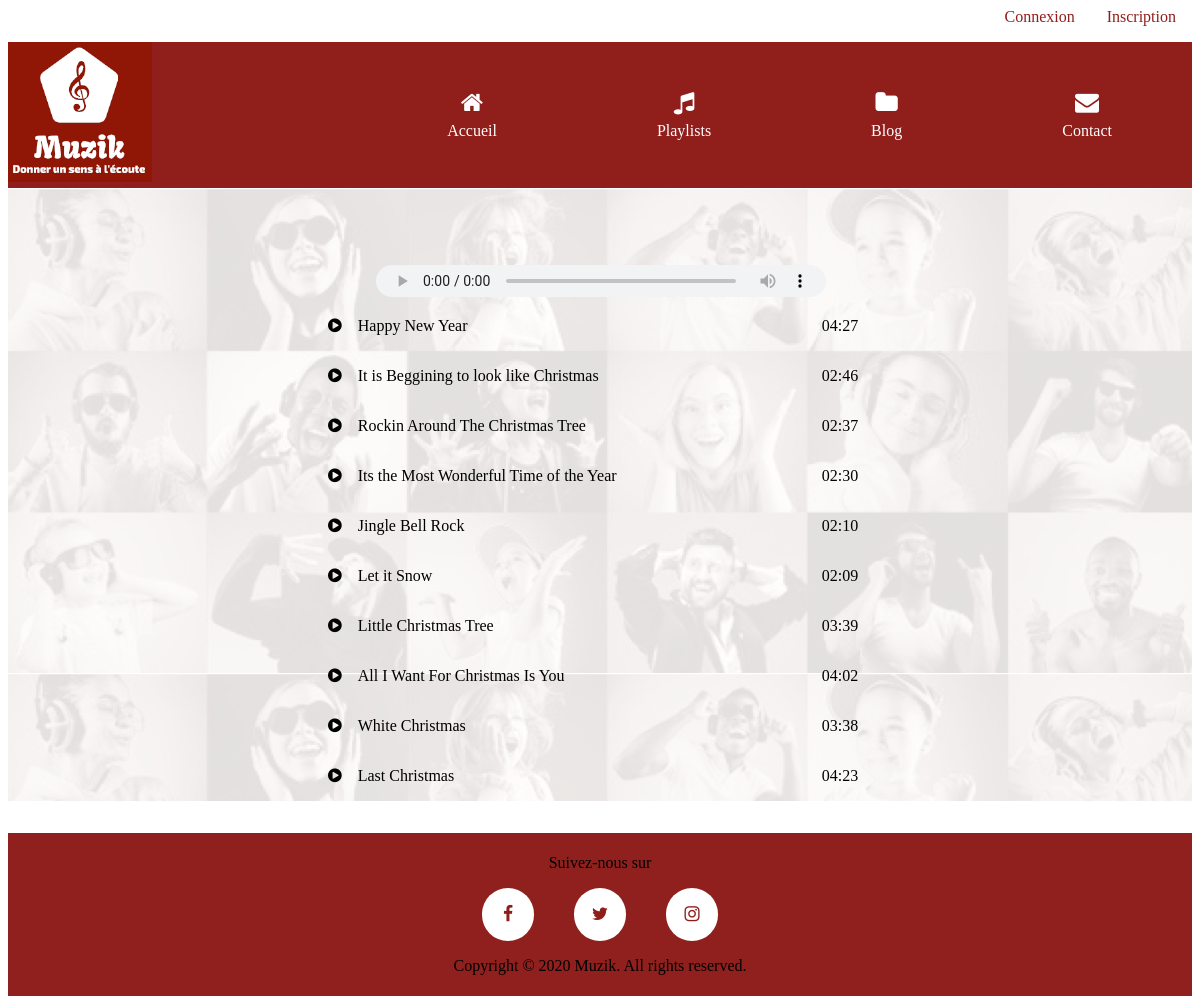
/music.php?Id=1, run on the app's committed database.
### tables this page shows
CREATE TABLE `Playlists` (
  `Id` int(11) NOT NULL,
  `Titre` varchar(255) NOT NULL,
  `Cat_Id` int(11) NOT NULL,
  `Music` varchar(255) NOT NULL,
  `Time` varchar(255) NOT NULL
);

### music.php (called while the page is built, shortened)
<?php
include('database/bdd_connection.php') ;
$query ='SELECT * FROM Playlists WHERE Cat_Id='.$_GET['Id'];
$resultSet = $pdo->query($query);
$musics = $resultSet->fetchAll();
include 'Templates/layout.phtml';
?>

### Templates/music.phtml (the view)
<main class="playlist">
	<div class="container">
		<h1 class="playlist__titre"><?php echo $_GET['Titre'];?></h1>
		<div class="playing__titre" id="titre"></div>
		<audio class="audio" id="audioPlayer" controls>
		</audio>
		    <div class="player">
			    <?php foreach($musics as $music): ?>
				    <div  class="player__playlist">
			            <p class="player__signe" onclick="change_music('Audio/<?php echo $music['Music']?>','<?php echo $music['Titre']?>'); "><i class="fa fa-play-circle"></i></p>
			            <div class="titre">
							<p class="player__titre" onclick="change_music('Audio/<?php echo $music['Music']?>','<?php echo $music['Titre']?>');"><?php echo $music['Titre']?></p>
			            </div>
			            <p class="player__time"><?php echo $music['Time']?></p>
			        </div>
			    <?php endforeach;?>
			</div>
    </div>
</main>

### css/style.css (style rules this page uses)
* { box-sizing: border-box; }
.container { max-width: 1200px; margin: 0 auto; }
.playlist { background-image: url("../images/example.png"); }
.player { padding:0 20em; }
.playlist__titre { margin-top: 0; padding-top: 1em; text-align: center; text-transform: uppercase; }
.playing__titre { padding-bottom:1em; text-align: center; font-size: 1.5em; font-weight: 100; color: #8F1E1B; }
.audio { width: 450px; height: 32px; margin-left:23em; }
.player__playlist { display:flex; flex-direction: row; }
.player__titre { margin:1em; }
.titre { width:30em; }

### data on the page
playlists: Titre "Happy New Year", Time "04:27"
playlists: Titre "It is Beggining to look like Christmas", Time "02:46"
playlists: Titre "Rockin Around The Christmas Tree", Time "02:37"
playlists: Titre "Its the Most Wonderful Time of the Year", Time "02:30"
playlists: Titre "Jingle Bell Rock", Time "02:10"
playlists: Titre "Let it Snow", Time "02:09"
playlists: Titre "Little Christmas Tree", Time "03:39"
playlists: Titre "All I Want For Christmas Is You", Time "04:02"
playlists: Titre "White Christmas", Time "03:38"
playlists: Titre "Last Christmas", Time "04:23"
